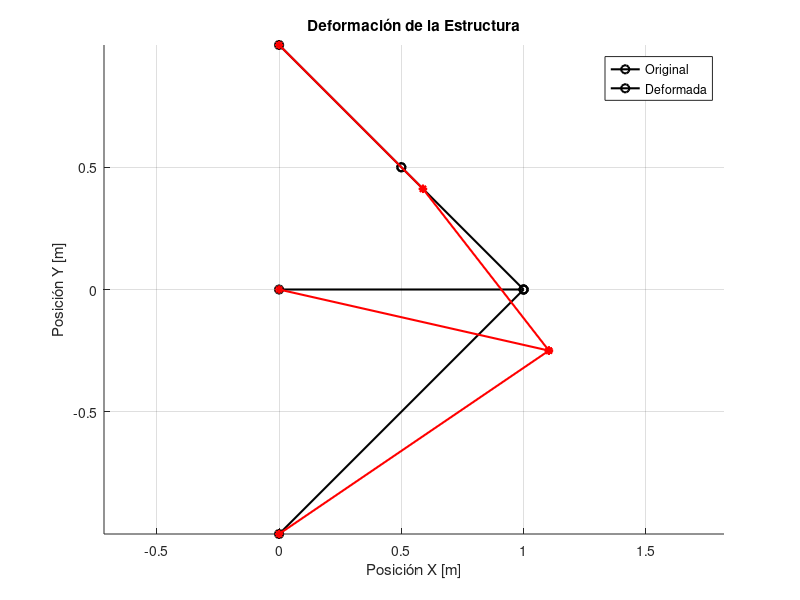

The MATLAB source for this figure:
%% Clase 2 VA2 - Añadir nodos en una parte de la estructura
clear; clc; close all;

%% 1. Parámetros y Materiales
L = 1;              % Longitud característica de la estructura [m]
E = 1;              % Módulo de elasticidad del material [Pa]
A = 1;              % Área de la sección transversal de las barras [m^2]
P = 0.25;          % Carga externa aplicada [N]
gamma = -pi/4;       % Ángulo de aplicación de la carga [rad]


%% 2. Geometría y Nodos
% Coordenadas de los nodos [X, Y]
n1 = [0, L];
n2 = [0, 0];
n3 = [0, -L];
n4 = [L, 0];
n5 = [L/2, L/2];  % Nodo adicional

c_nod = [n1; n2; n3; n4; n5];           % Matriz de coordenadas globales
conectividad_n = [1 5; 2 4; 3 4; 5 4];   % Definición de barras: [nodo_inicial, nodo_final]
n_elementos = size(conectividad_n, 1); % Número de elementos barra
gdlxnod = 2; % Grados de libertad por nodo (2D)
n_grados_libertad = gdlxnod * size(c_nod, 1); % Número de grados de libertad


%% 3. Vector de fuerzas nodales globales
F = zeros(n_grados_libertad, 1);  % Inicialización del vector de fuerzas
gdl_P = [7, 8];  % Grados de libertad donde se aplica la fuerza (nodo 4)

F(gdl_P(1)) = P * cos(gamma);  % Componente X de la fuerza
F(gdl_P(2)) = P * sin(gamma);  % Componente Y de la fuerza

%% 4. Matrices Elementales
% Matriz de rigidez local estándar para un elemento tipo barra (cercha 2D)
M_elemento = [ 1  0 -1  0;
               0  0  0  0;
              -1  0  1  0;
               0  0  0  0];

% Inicialización de matrices globales y variables de almacenamiento
K = zeros(n_grados_libertad);   % Matriz de rigidez global
T_matrices = cell(n_elementos, 1); % Para almacenar las matrices de rotación de cada barra
L_barras = zeros(n_elementos, 1);  % Para almacenar las longitudes de cada barra


%% 5. Ensamblaje de la Matriz de Rigidez Global
c = zeros(n_elementos, 1); % Cosenos directores
s = zeros(n_elementos, 1); % Senos directores
Re = cell(n_elementos, 1); % Matrices de rotación nodal

for i = 1:n_elementos
    na = conectividad_n(i, 1);
    nb = conectividad_n(i, 2);
    nodo_a = c_nod(na, :);
    nodo_b = c_nod(nb, :);
    
    % Longitud de la barra
    Lei = norm(nodo_b - nodo_a);
    L_barras(i) = Lei; 
    
    % Cosenos directores
    c(i) = (nodo_b(1) - nodo_a(1)) / Lei;
    s(i) = (nodo_b(2) - nodo_a(2)) / Lei;
    
    % Matriz de rotación nodal y elemental
    Re{i} = [c(i), s(i); 
          -s(i), c(i)];
    Te = [Re{i}, zeros(2); 
          zeros(2), Re{i}];
    
    % Guardamos la matriz de rotación para usarla luego en las tensiones
    T_matrices{i} = Te;
    
    % Rigidez elemental en ejes locales y globales
    Ke_local = ((A * E) / Lei) * M_elemento;
    Ke_global = Te' * Ke_local * Te;
    
    % Grados de libertad globales de la barra actual
    gdl_i = [2*na-1, 2*na, 2*nb-1, 2*nb];
    
    % Ensamblaje en la matriz global
    K(gdl_i, gdl_i) = K(gdl_i, gdl_i) + Ke_global;
end

%% 6. Resolución del Sistema (desplazamientos)
gdl_libres = [7, 8, 9, 10];  % Grados de libertad libres (nodos 4 y 5)

K_LL = K(gdl_libres, gdl_libres);

% -------------------- Verificación de si es un mecanismo y restricciones en ejes locales del nodo ------------------------
if rank(K) < n_grados_libertad
    disp('La estructura es un mecanismo. No se puede resolver el sistema.');
    
    gdl_a_restringir = setdiff(gdl_libres, gdl_P); % Grados de libertad libres que no tiene la fuerza aplicada
    nodo_a_restringir = unique(ceil(gdl_a_restringir/2)); % Nodos a restringir
    barras_a_restringir = find(any(conectividad_n == nodo_a_restringir, 2)); % Barras conectadas a esos nodos

    % Display ordenado y tabulado
    fprintf('\n-------- ANÁLISIS DE RESTRICCIONES --------\n');
    fprintf('  GDL a restringir    : %s\n', num2str(gdl_a_restringir));
    fprintf('  Nodos a restringir  : %s\n', num2str(nodo_a_restringir));
    
    % Ponemos (:) para asegurar que se imprima en horizontal por si es vector columna
    fprintf('  Barras afectadas    : %s\n', num2str(barras_a_restringir(:)')); 
    fprintf('-------------------------------------------\n\n');

    theta = atan2(c(barras_a_restringir(2)), -s(barras_a_restringir(2))); % Ángulo en radianes entre los ejes globales y locales de la barra

    R = [cos(theta), sin(theta); -sin(theta), cos(theta)]; % Matriz de rotación para el nodo a restringir
    T = eye(n_grados_libertad); % Inicializamos la matriz de transformación global
    T(2*nodo_a_restringir-1:2*nodo_a_restringir, 2*nodo_a_restringir-1:2*nodo_a_restringir) = R; % T(9:10,9:10) Insertamos la matriz de rotación en la posición correspondiente

    Kt = T' * K * T; % Matriz de rigidez transformada
    Ft = T' * F; % Vector de fuerzas transformado

    gdl_lib_res = setdiff(gdl_libres, 2*nodo_a_restringir); % Grados de libertad libres después de la restricción (eliminamos el GDL restringido)

    u_l = zeros(n_grados_libertad, 1); % Inicializamos el vector de desplazamientos locales
    u_l(gdl_lib_res) = Kt(gdl_lib_res, gdl_lib_res) \ Ft(gdl_lib_res); % Calculamos los desplazamientos locales en los GDL libres restantes
    u_global = T * u_l; % Transformamos los desplazamientos locales a globales

else 
    disp('La estructura es estable. Se puede resolver el sistema.');
    % Cálculo de desplazamientos, vector de desplazamientos locales (F = K*u -> u = K\F)
    u_l = K_LL \ F(gdl_libres);

    % Reconstrucción del vector de desplazamientos global completo
    u_global = zeros(n_grados_libertad, 1);
    u_global(gdl_libres) = u_l;
end

% Cálculo de las nuevas coordenadas (deformadas)
c_nod_def = c_nod;
for i = 1:size(c_nod, 1)
    c_nod_def(i, :) = c_nod(i, :) + [u_global(2*i - 1), u_global(2*i)];
end

%% 7. Cálculo de tensiones en cada barra

tensiones_barras = zeros(n_elementos, 1);

for i = 1:n_elementos
    na = conectividad_n(i, 1);
    nb = conectividad_n(i, 2);
    gdl_i = [2*na-1, 2*na, 2*nb-1, 2*nb];
    
    % Extraemos desplazamientos globales de la barra y pasamos a locales
    u_barra_global = u_global(gdl_i);
    u_barra_local = T_matrices{i} * u_barra_global;
    
    % Desplazamientos axiales (locales) en los nodos A y B
    u1_local = u_barra_local(1); 
    u2_local = u_barra_local(3); 
    
    % Deformación y tensión (Ley de Hooke)
    deformacion = (u2_local - u1_local) / L_barras(i);
    tensiones_barras(i) = E * deformacion;
end

% Mostrar resultados por consola
disp('--- RESULTADOS ---');
disp('Desplazamientos del nodo 4 [ux, uy]:');
disp(u_l');
disp('Tensiones en cada barra (Positivo = Tracción, Negativo = Compresión):');
for i = 1:n_elementos
    fprintf('Barra %d: %8.4f Pa\n', i, tensiones_barras(i));
end

%% 8. Representación Gráfica
figure('Name', 'Estructura Original vs Deformada', 'Color', 'w');
hold on; grid on; axis equal;

% Dibujar estructura original (Negro)
for i = 1:n_elementos
    na = conectividad_n(i, 1);
    nb = conectividad_n(i, 2);
    plot([c_nod(na, 1), c_nod(nb, 1)], [c_nod(na, 2), c_nod(nb, 2)], 'k-o', 'LineWidth', 1.5);
end

% Dibujar estructura deformada (Rojo)
for i = 1:n_elementos
    na = conectividad_n(i, 1);
    nb = conectividad_n(i, 2);
    plot([c_nod_def(na, 1), c_nod_def(nb, 1)], [c_nod_def(na, 2), c_nod_def(nb, 2)], 'r-*', 'LineWidth', 1.5);
end

title('Deformación de la Estructura');
xlabel('Posición X [m]');
ylabel('Posición Y [m]');
legend('Original', 'Deformada', 'Location', 'best');
hold off;
